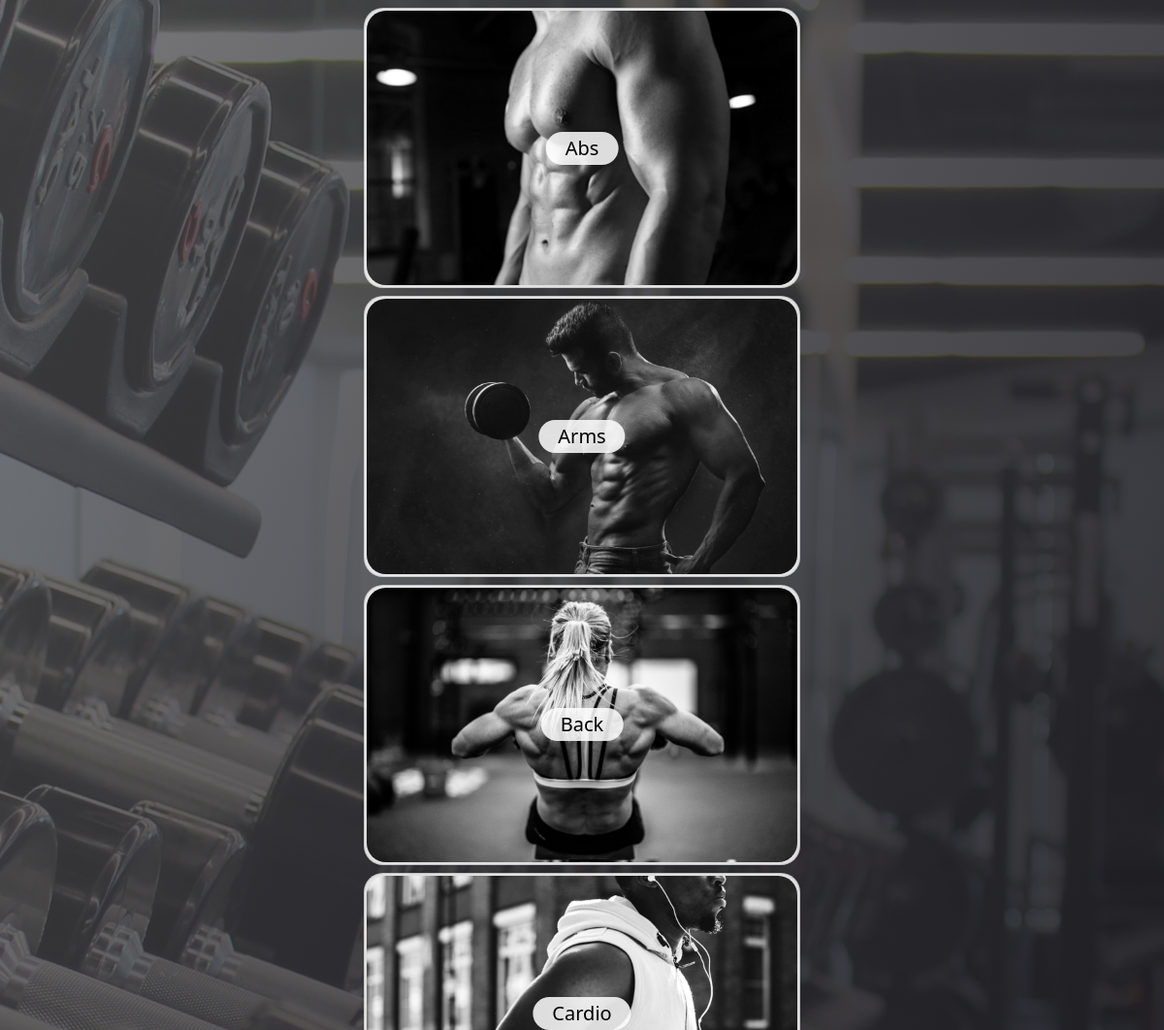
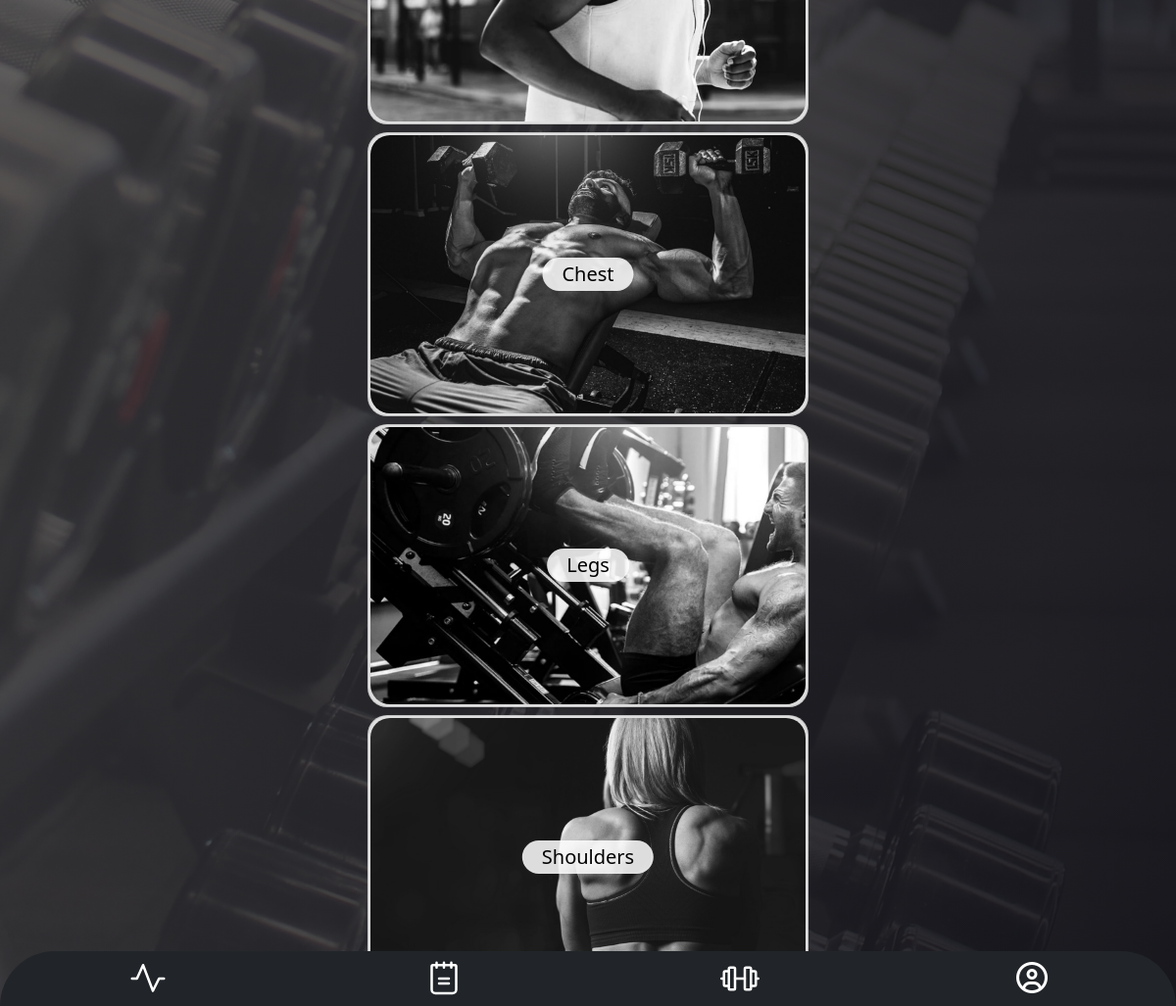
The page /exercises (signed in) on the database its author committed (2 pictures, top to bottom).
### app.py (models this page shows, shortened)
class Exercises(db.Model):
    id = db.Column(db.Integer, primary_key=True)
    name = db.Column(db.String(100), unique=False, nullable=False)
    target = db.Column(db.String(100), unique=False, nullable=False) # Area of Body (ex. Arms, Legs, Cardio, etc.)
    equipment = db.Column(db.String(100), unique=False, nullable=False) # Equipment needed to perform exercise
    gif_url = db.Column(db.String(100), unique=False, nullable=False) # Instructional GIF of exercise

### app.py (the view)
@app.route("/exercises", methods=["GET"])
@login_required
def exercises():
    global targets
    targets = sorted(targets)
    return render_template("exercises.html", targets=targets)

### app.py (called while the page is built)
@login_manager.user_loader
def load_user(user_id):
    return Users.query.get(int(user_id))

### Templates/exercises.html (shortened to what this page needs)
{% extends 'layout.html' %}
{% block content %}
    <div class="exercise-box">
        {% for target in targets %}
            <div class="card">
                <a href="/exercises/{{ target }}">
                    <img src="../static/images/{{ target }}.jpeg" class="card-img-top card-img" alt="...">
                </a>
                <a href="/profile">
                    <div class="centered">{{ target.capitalize() }}</div>
                </a>
            </div>
        {% endfor %}
    </div>
{% endblock %}

### Templates/layout.html (shortened to what this page needs)
<!doctype html>
<html>
  <head>
    {% block head %}
    <link href="https://cdn.jsdelivr.net/npm/bootstrap@5.1.3/dist/css/bootstrap.min.css" rel="stylesheet">
    <link rel="stylesheet" href="../static/styles.css">
    {% endblock %}
  </head>
  <body>
      <div class="container" id="content">
        {% block content %}
        {% endblock %}
      </div>
  </body>
  <nav class="nav nav-fill navbar-expand navbar-dark bg-dark fixed-bottom justify-content-center">
    <li class="nav-item">
      <a class="nav-link" aria-current="page" href="/">
        <svg xmlns="http://www.w3.org/2000/svg" class="svg" viewBox="0 0 256 256">
          <rect width="256" height="256" fill="none"></rect>
          <polyline points="24 128 56 128 96 40 160 208 200 128 232 128" fill="none" stroke="#ffffff" stroke-linecap="round" stroke-linejoin="round" stroke-width="16"></polyline>
        </svg>
      </a>
    </li>
    <li class="nav-item">
      <a class="nav-link" href="/workouts">
      </a>
    </li>
    <li class="nav-item">
      <a class="nav-link" href="/exercises">
      </a>
    </li>
    <li class="nav-item">
      <a class="nav-link" href="/profile"><i class="far fa-user-circle fa-2x"></i></a>
    </li>
  </nav>
</html>

### Static/styles.css (style rules this page uses)
#content { height: 100%; }
html { min-height: 100%; position:relative; }
html::before { content: ''; position: absolute; z-index: -1; background-image: linear-gradient( 115deg, rgba(78, 78, 80, 0.75), rgba(19, 19, 26, 0.95) ), url("./images/gym.jpg"); background-size:cover; background-repeat: no-repeat; background-position:center; background-attachment: fixed; top: 0; right: 0; left: 0; bottom: 0; }
nav { height: 7vh; border-radius: 60px 60px 0 0; }
.card { width: 450px; margin: 1vh auto; background-color:rgba(255, 255, 255, 0.85); padding: 2px; border-radius: 20px; }
.card-img { border-radius: 20px; max-height:850px; filter:grayscale() }
.centered { position: absolute; padding: 2px 20px; border-radius: 50px; top: 50%; left: 50%; transform: translate(-50%, -50%); color: black; font-size: 1.25rem; background-color: rgba(255, 255, 255, 0.85); }
.nav-item { margin: auto 0; }
.nav-link { padding: 0; }
.fas, .far { color: white; }
.svg { width: 40px; height: 40px; fill: #FFFFFF; }

### rows shown on the page
Exercises: shows a picture, capitalize "Abs"
Exercises: target (picture), capitalize "Arms"
Exercises: target (picture), capitalize "Back"
Exercises: target (picture), capitalize "Cardio"
Exercises: target (picture), capitalize "Chest"
Exercises: target (picture), capitalize "Legs"
Exercises: target (picture), capitalize "Shoulders"
